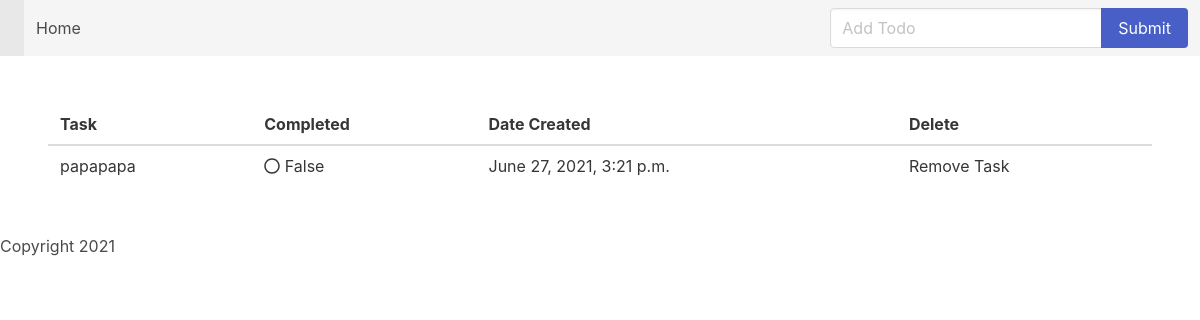
The app's page /home, older data.
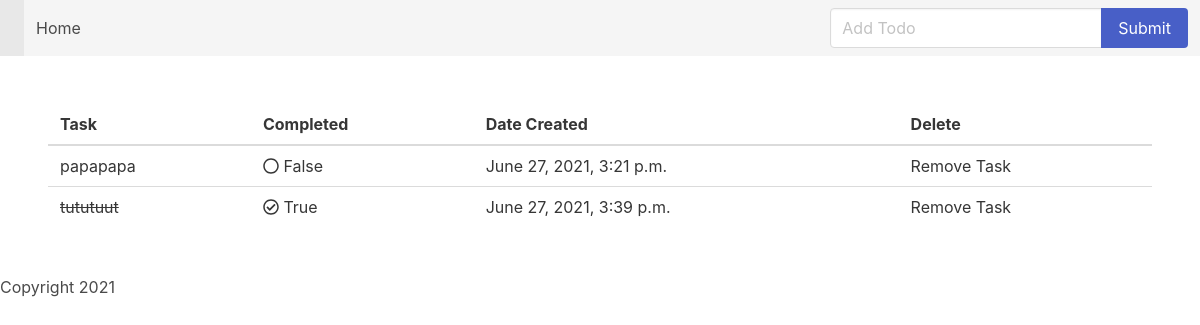
The same page, newer data.
### todoapp/models.py (models this page shows, shortened)
class Todo(models.Model):
    task = models.CharField(max_length=200)
    completed = models.BooleanField(default=False)
    user  = models.ForeignKey(User, on_delete=models.CASCADE, null=True, blank=True)
    created = models.DateTimeField(auto_now_add=True)

### todoapp/views.py (the view)
# urls.py: 2. Add a URL to urlpatterns:  path('', views.home, name='home')
def home(request):
    if request.method == 'POST':
        form = TodoForm(request.POST or None)
        if form.is_valid():
            form.save()
            todos = Todo.objects.all()
            return render(request, 'home.html', {'todos': todos})
    else:
        todos = Todo.objects.all()
        return render(request, 'home.html', {'todos': todos})

### todoapp/templates/home.html (shortened to what this page needs)
{% extends 'base.html' %}
{% block content %}
<nav class="navbar is-light" role="navigation" aria-label="main navigation">
    <div class="navbar-brand">
        <a class="navbar-item" href="https://bulma.io">
        </a>
    </div>
    <div class="navbar-menu">
        <div class="navbar-start">
            <a class="navbar-item">
                Home
            </a>
        </div>
        <div class="navbar-end">
            <div class="navbar-item">
                <form method="POST">
                    <div class="field has-addons">
                        <div class="control">
                            <input name="task" class="input" type="text" placeholder="Add Todo">
                        </div>
                        <div class="control">
                            <button type="submit" class="button is-link">Submit</button>
                        </div>
                    </div>
                </form>
            </div>
        </div>
    </div>
</nav>
<section class="section">
    <table class="table is-hoverable is-fullwidth">
        <thead>
        <tr>
            <th>Task</th>
            <th>Completed</th>
            <th>Date Created</th>
            <th>Delete</th>
        </tr>
        </thead>
        {% for todo in todos %}
            <tr>
                <td>
                    {% if todo.completed == True %}
                        <span style="text-decoration: line-through">{{ todo.task }}</span>
                    {% else %}
                        {{ todo.task }}
                    {% endif %}
                </td>
                <td>
                    {% if todo.completed == True %}
                        <i class="far fa-check-circle"></i> {{ todo.completed }}
                    {% else %}
                        <i class="far fa-circle"></i> {{ todo.completed }}
                    {% endif %}
                </td>
                <td>
                    {{ todo.created}}
                </td>
                <td>
                    Remove Task
                </td>
            </tr>
        {% endfor %}
    </table>
</section>
{% endblock %}

### todoapp/templates/base.html (shortened to what this page needs)
<!DOCTYPE html>
<html>
<head>
    <link rel="stylesheet" href="https://cdn.jsdelivr.net/npm/bulma@0.8.2/css/bulma.min.css">
</head>
<body>
{% block content %}
{% endblock content %}
</body>
<footer>Copyright 2021</footer>
</html>

Row changes from the older to the newer data that the page shows:
added Todo: task "tututuut", completed "True", created "June 27, 2021, 3:39 p.m."
